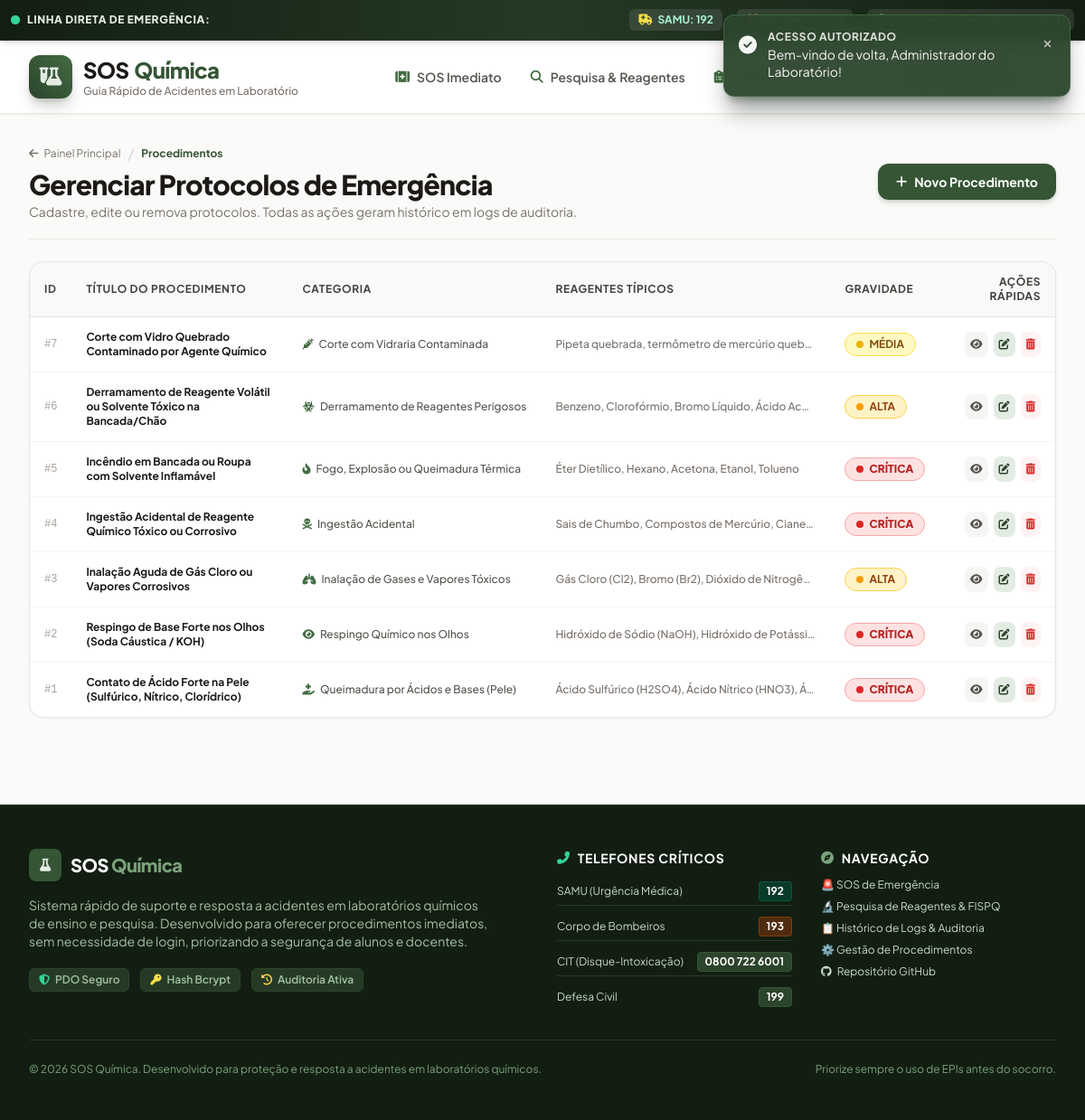
Page /admin/gerenciar.php (signed in) on the committed database.
### tables this page shows
CREATE TABLE `procedimentos` (
  `id` INT AUTO_INCREMENT PRIMARY KEY,
  `categoria_id` INT NOT NULL,
  `titulo` VARCHAR(200) NOT NULL,
  `reagente_comum` VARCHAR(255) NOT NULL COMMENT 'Exemplos: Ácido Sulfúrico, Soda Cáustica, Bromo',
  `sintomas` VARCHAR(255) NULL COMMENT 'Sintomas visíveis rápidos para identificação',
  `nivel_gravidade` ENUM('BAIXA', 'MEDIA', 'ALTA', 'CRITICA') NOT NULL DEFAULT 'ALTA',
  `passo_a_passo` TEXT NOT NULL COMMENT 'Instruções sequenciais imediatas',
  `o_que_nao_fazer` TEXT NOT NULL COMMENT 'Avisos críticos de condutas perigosas proibidas',
  `equipamento_protecao` TEXT NULL COMMENT 'EPIs e equipamentos recomendados no socorro',
  `quando_chamar_socorro` TEXT NULL COMMENT 'Critérios para acionar SAMU/Bombeiros imediatamente',
  `contatos_emergencia` VARCHAR(150) NOT NULL DEFAULT 'SAMU 192 | Bombeiros 193 | CIT 0800 722 6001',
  `criado_por` INT NULL,
  `criado_em` DATETIME NOT NULL DEFAULT CURRENT_TIMESTAMP,
  `atualizado_em` DATETIME NOT NULL DEFAULT CURRENT_TIMESTAMP ON UPDATE CURRENT_TIMESTAMP,
  CONSTRAINT `fk_procedimentos_categoria` FOREIGN KEY (`categoria_id`) REFERENCES `categorias_acidentes` (`id`) ON DELETE RESTRICT ON UPDATE CASCADE,
  CONSTRAINT `fk_procedimentos_usuario` FOREIGN KEY (`criado_por`) REFERENCES `usuarios` (`id`) ON DELETE SET NULL ON UPDATE CASCADE
);

CREATE TABLE `categorias_acidentes` (
  `id` INT AUTO_INCREMENT PRIMARY KEY,
  `nome` VARCHAR(100) NOT NULL,
  `slug` VARCHAR(100) NOT NULL UNIQUE,
  `icone` VARCHAR(60) NOT NULL DEFAULT 'fa-exclamation-triangle',
  `cor` VARCHAR(50) NOT NULL DEFAULT 'red',
  `descricao` TEXT NULL,
  `ordem` INT NOT NULL DEFAULT 0
);

### admin/gerenciar.php (the view, shortened to what this page needs)
<?php
require_once __DIR__ . '/../includes/funcoes.php';
$pdo = getConexao();
$sql = "SELECT p.*, c.nome AS categoria_nome, c.icone AS categoria_icone
        FROM procedimentos p
        INNER JOIN categorias_acidentes c ON p.categoria_id = c.id
        ORDER BY p.id DESC";
$procedimentos = $pdo->query($sql)->fetchAll();
require_once __DIR__ . '/../includes/header.php';
?>
<div class="max-w-7xl mx-auto px-4 sm:px-6 lg:px-8 py-8 space-y-6">
    <div class="flex flex-col sm:flex-row sm:items-center justify-between gap-4 border-b border-musgo-100 dark:border-stone-800 pb-5">
        <div>
            <div class="flex items-center gap-2 mb-1">
                <a href="<?= url('admin/index.php') ?>" class="text-xs text-stone-500 hover:text-stone-700 dark:hover:text-stone-300">
                    <i class="fas fa-arrow-left mr-1"></i> Painel Principal
                </a>
                <span class="text-stone-300">/</span>
                <span class="text-xs font-bold text-musgo-700 dark:text-musgo-400">Procedimentos</span>
            </div>
            <h1 class="text-2xl sm:text-3xl font-black text-stone-900 dark:text-white tracking-tight">
                Gerenciar Protocolos de Emergência
            </h1>
            <p class="text-xs sm:text-sm text-stone-500 dark:text-stone-400 mt-0.5">
                Cadastre, edite ou remova protocolos. Todas as ações geram histórico em logs de auditoria.
            </p>
        </div>
        <div>
            <a href="<?= url('admin/form_procedimento.php') ?>" class="px-5 py-2.5 rounded-xl bg-musgo-700 hover:bg-musgo-800 text-white font-bold text-xs sm:text-sm shadow-md shadow-musgo-700/20 transition-all flex items-center gap-2">
                <i class="fas fa-plus"></i> Novo Procedimento
            </a>
        </div>
    </div>
    <div class="bg-white dark:bg-stone-900 rounded-2xl border border-stone-200 dark:border-stone-800 shadow-sm overflow-hidden">
        <?php if (empty($procedimentos)): ?>
            <div class="p-12 text-center text-stone-500">
                <i class="fas fa-kit-medical text-4xl mb-3 text-musgo-400"></i>
                <p class="text-sm font-semibold">Nenhum procedimento cadastrado no momento.</p>
                <a href="<?= url('admin/form_procedimento.php') ?>" class="mt-3 inline-block px-4 py-2 bg-musgo-700 text-white rounded-xl text-xs font-bold">
                    Cadastrar o primeiro
                </a>
            </div>
        <?php else: ?>
            <div class="hidden md:block overflow-x-auto">
                <table class="w-full text-left text-xs border-collapse">
                    <thead>
                        <tr class="bg-musgo-50/60 dark:bg-stone-800/80 border-b border-stone-200 dark:border-stone-800 text-stone-700 dark:text-stone-300 font-bold uppercase tracking-wider">
                            <th class="py-3.5 px-4">ID</th>
                            <th class="py-3.5 px-4">Título do Procedimento</th>
                            <th class="py-3.5 px-4">Categoria</th>
                            <th class="py-3.5 px-4">Reagentes Típicos</th>
                            <th class="py-3.5 px-4">Gravidade</th>
                            <th class="py-3.5 px-4 text-right">Ações Rápidas</th>
                        </tr>
                    </thead>
                    <tbody class="divide-y divide-stone-100 dark:divide-stone-800 text-stone-700 dark:text-stone-300 font-medium">
                        <?php foreach ($procedimentos as $p): ?>
                            <tr class="hover:bg-musgo-50/40 dark:hover:bg-stone-800/40 transition-colors">
                                <td class="py-3.5 px-4 font-mono text-stone-400">
                                    #<?= $p['id'] ?>
                                </td>
                                <td class="py-3.5 px-4 font-bold text-stone-900 dark:text-white max-w-xs">
                                    <a href="<?= url('detalhes.php?id=' . $p['id']) ?>" class="hover:text-musgo-700 dark:hover:text-musgo-400 transition-colors">
                                        <?= htmlspecialchars($p['titulo']) ?>
                                    </a>
                                </td>
                                <td class="py-3.5 px-4 whitespace-nowrap">
                                    <span class="inline-flex items-center gap-1.5 text-stone-600 dark:text-stone-400">
                                        <i class="fas <?= htmlspecialchars($p['categoria_icone']) ?> text-musgo-600"></i>
                                        <?= htmlspecialchars($p['categoria_nome']) ?>
                                    </span>
                                </td>
                                <td class="py-3.5 px-4 text-stone-500 max-w-xs truncate" title="<?= htmlspecialchars($p['reagente_comum']) ?>">
                                    <?= htmlspecialchars($p['reagente_comum']) ?>
                                </td>
                                <td class="py-3.5 px-4 whitespace-nowrap">
                                    <?= getBadgeGravidade($p['nivel_gravidade']) ?>
                                </td>
                                <td class="py-3.5 px-4 text-right whitespace-nowrap">
                                    <div class="inline-flex items-center gap-1.5">
                                        <a href="<?= url('detalhes.php?id=' . $p['id']) ?>" class="p-1.5 rounded-lg bg-stone-100 hover:bg-musgo-100 dark:bg-stone-800 dark:hover:bg-stone-700 text-stone-600 dark:text-stone-300" title="Ver Protocolo">
                                            <i class="fas fa-eye text-xs"></i>
                                        </a>
                                        <a href="<?= url('admin/form_procedimento.php?id=' . $p['id']) ?>" class="p-1.5 rounded-lg bg-musgo-100 hover:bg-musgo-200 dark:bg-musgo-950/60 dark:hover:bg-musgo-900 text-musgo-800 dark:text-musgo-300" title="Editar">
                                            <i class="fas fa-pen-to-square text-xs"></i>
                                        </a>
                                        <a
                                            href="<?= url('actions/excluir_procedimento.php?id=' . $p['id']) ?>"
                                            data-confirm="Tem certeza de que deseja excluir o procedimento '<?= htmlspecialchars(addslashes($p['titulo'])) ?>'? O registro completo será preservado no log de auditoria."
                                            data-confirm-title="Confirmar Exclusão de Protocolo"
                                            class="p-1.5 rounded-lg bg-red-50 hover:bg-red-100 dark:bg-red-950/60 dark:hover:bg-red-900 text-red-600 dark:text-red-400"
                                            title="Excluir com Auditoria"
                                        >
                                            <i class="fas fa-trash-can text-xs"></i>
                                        </a>
                                    </div>
                                </td>
                            </tr>
                        <?php endforeach; ?>
                    </tbody>
                </table>
            </div>
        <?php endif; ?>
    </div>
</div>
<?php require_once __DIR__ . '/../includes/footer.php'; ?>

### includes/funcoes.php (shortened to what this page needs)
<?php
function getBadgeGravidade(string $gravidade): string {
    $gravidade = strtoupper(trim($gravidade));
    switch ($gravidade) {
        case 'CRITICA':
            return '<span class="inline-flex items-center gap-1.5 px-3 py-1 rounded-full text-xs font-black bg-red-100 text-red-700 border border-red-300 dark:bg-red-900/40 dark:text-red-300 animate-pulse">
                        <span class="w-2 h-2 rounded-full bg-red-600"></span> CRÍTICA
                    </span>';
        case 'ALTA':
            return '<span class="inline-flex items-center gap-1.5 px-3 py-1 rounded-full text-xs font-bold bg-amber-100 text-amber-800 border border-amber-300 dark:bg-amber-900/40 dark:text-amber-300">
                        <span class="w-2 h-2 rounded-full bg-amber-500"></span> ALTA
                    </span>';
        case 'MEDIA':
            return '<span class="inline-flex items-center gap-1.5 px-3 py-1 rounded-full text-xs font-bold bg-yellow-100 text-yellow-800 border border-yellow-300 dark:bg-yellow-900/40 dark:text-yellow-300">
                        <span class="w-2 h-2 rounded-full bg-yellow-500"></span> MÉDIA
                    </span>';
    }
}
function obterUrlBase(): string {
    $script = isset($_SERVER['SCRIPT_NAME']) ? str_replace('\\', '/', $_SERVER['SCRIPT_NAME']) : '';
    $dir = str_replace('\\', '/', dirname($script));
    $base = preg_replace('#/(admin|actions|includes).*$#', '', $dir);
    $base = trim($base, "/\\.");
    return $base === '' ? '' : '/' . $base;
}
function url(string $caminho = ''): string {
    $base = obterUrlBase();
    $caminho = ltrim($caminho, "/\\");
    return $base === '' ? '/' . $caminho : $base . '/' . $caminho;
}

### assets/css/style.css (style rules this page uses)
html { scroll-behavior: smooth; -webkit-tap-highlight-color: transparent; }

### includes/header.php (style rules this page uses)
body { font-family: 'Plus Jakarta Sans', sans-serif; }

### rows in the picture
procedimentos: id "7", titulo "Corte com Vidro Quebrado Contaminado por Agente Químico", categoria.nome "Corte com Vidraria Contaminada", reagente_comum "Pipeta quebrada, termômetro de mercúrio queb…", nivel_gravidade "MEDIA" (drawn)
procedimentos: id "6", titulo "Derramamento de Reagente Volátil ou Solvente Tóxico na Bancada/Chão", categoria.nome "Derramamento de Reagentes Perigosos", reagente_comum "Benzeno, Clorofórmio, Bromo Líquido, Ácido Ac…", nivel_gravidade "ALTA" (drawn)
procedimentos: id "5", titulo "Incêndio em Bancada ou Roupa com Solvente Inflamável", categoria.nome "Fogo, Explosão ou Queimadura Térmica", reagente_comum "Éter Dietílico, Hexano, Acetona, Etanol, Tolueno", nivel_gravidade "CRITICA" (drawn)
procedimentos: id "4", titulo "Ingestão Acidental de Reagente Químico Tóxico ou Corrosivo", categoria.nome "Ingestão Acidental", reagente_comum "Sais de Chumbo, Compostos de Mercúrio, Ciane…", nivel_gravidade "CRITICA" (drawn)
procedimentos: id "3", titulo "Inalação Aguda de Gás Cloro ou Vapores Corrosivos", categoria.nome "Inalação de Gases e Vapores Tóxicos", reagente_comum "Gás Cloro (Cl2), Bromo (Br2), Dióxido de Nitrogê…", nivel_gravidade "ALTA" (drawn)
procedimentos: id "2", titulo "Respingo de Base Forte nos Olhos (Soda Cáustica / KOH)", categoria.nome "Respingo Químico nos Olhos", reagente_comum "Hidróxido de Sódio (NaOH), Hidróxido de Potássi…", nivel_gravidade "CRITICA" (drawn)
procedimentos: id "1", titulo "Contato de Ácido Forte na Pele (Sulfúrico, Nítrico, Clorídrico)", categoria.nome "Queimadura por Ácidos e Bases (Pele)", reagente_comum "Ácido Sulfúrico (H2SO4), Ácido Nítrico (HNO3), Á…", nivel_gravidade "CRITICA" (drawn)
